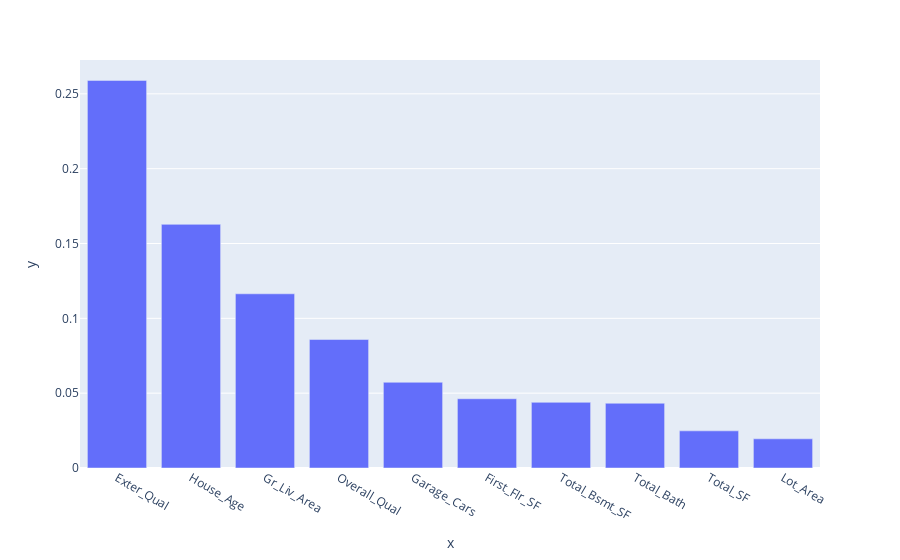

The code cell stored with this chart in its notebook:
### Code cell
plot_importance(rf)

### Figure 1 — Plotly figure (JSON) as saved in the notebook; plotly's stock layout.template omitted (floating-point values rounded to 4 significant figures)
{"data": [{"alignmentgroup": "True", "hovertemplate": "x=%{x}<br>y=%{y}<extra></extra>", "legendgroup": "", "marker": {"color": "#636efa", "pattern": {"shape": ""}}, "name": "", "offsetgroup": "", "orientation": "v", "showlegend": false, "textposition": "auto", "type": "bar", "x": ["Exter_Qual", "House_Age", "Gr_Liv_Area", "Overall_Qual", "Garage_Cars", "First_Flr_SF", "Total_Bsmt_SF", "Total_Bath", "Total_SF", "Lot_Area"], "xaxis": "x", "y": [0.259, 0.1628, 0.1164, 0.08585, 0.05727, 0.04627, 0.04387, 0.04326, 0.02481, 0.01949], "yaxis": "y"}], "layout": {"barmode": "relative", "legend": {"tracegroupgap": 0}, "margin": {"t": 60}, "xaxis": {"anchor": "y", "domain": [0, 1], "title": {"text": "x"}}, "yaxis": {"anchor": "x", "domain": [0, 1], "title": {"text": "y"}}}}
